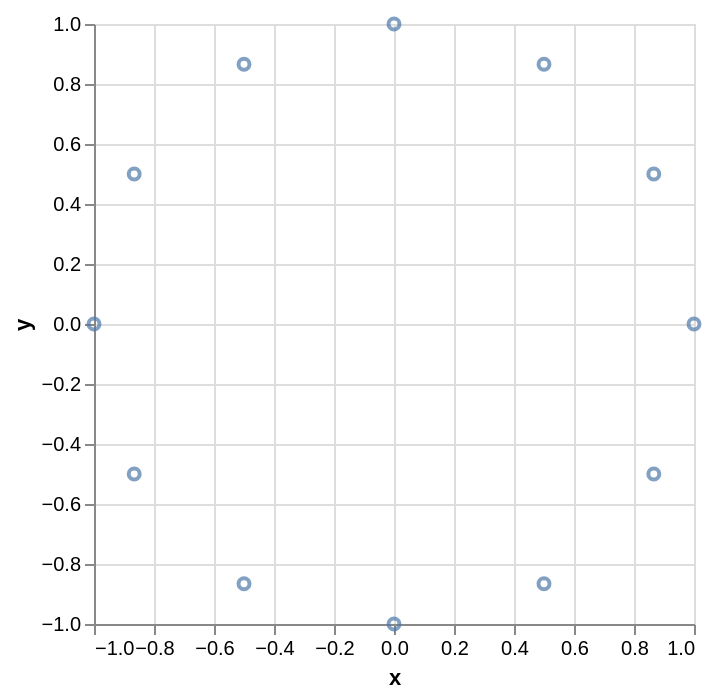

The Vega-Lite source for this figure:
### Vega-Lite specification from a JSON file in a GitHub repository (floating-point values rounded to 4 significant figures)
{"$schema": "https://vega.github.io/schema/vega-lite/v2.json", "data": {"values": [{"t": 0, "x": 1, "y": 0}, {"t": 1, "x": 0.866, "y": 0.5}, {"t": 2, "x": 0.5, "y": 0.866}, {"t": 3, "x": 6.123e-17, "y": 1}, {"t": 4, "x": -0.5, "y": 0.866}, {"t": 5, "x": -0.866, "y": 0.5}, {"t": 6, "x": -1, "y": 1.225e-16}, {"t": 7, "x": -0.866, "y": -0.5}, {"t": 8, "x": -0.5, "y": -0.866}, {"t": 9, "x": -1.837e-16, "y": -1}, {"t": 10, "x": 0.5, "y": -0.866}, {"t": 11, "x": 0.866, "y": -0.5}]}, "transform": [{"filter": {"selection": "time"}}], "selection": {"time": {"type": "single", "fields": ["t"], "bind": {"input": "range", "name": "custom name", "min": 0, "max": 11, "step": 1}}}, "mark": "point", "encoding": {"x": {"field": "x", "type": "quantitative", "scale": {"domain": [-1, 1]}}, "y": {"field": "y", "type": "quantitative", "scale": {"domain": [-1, 1]}}}}
